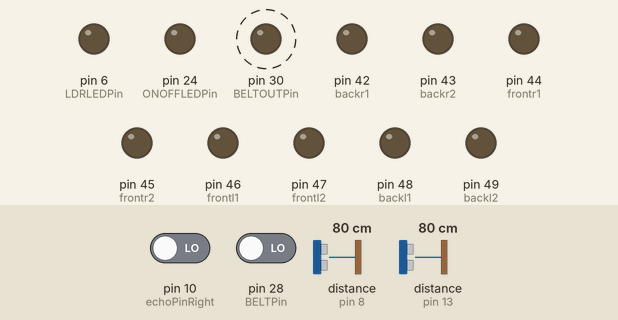
Simulated run of this sketch. Board: Arduino Mega 2560, built with avr-gcc and run on an emulated ATmega2560. Shown: output pins drawn as LEDs (lit = HIGH). Wiring (inferred from the names in the program): ultrasonic range finder: trigger pin 12; echo pin 13. Dashed ring = blinking. The test bench sets the inputs (shaded band); at power-on: distance to the obstacle (sensors on pin 13, pin 8) 80 cm, pin 28 (BELTPin) LOW, pin 10 (echoPinRight) LOW. The echo pulse lasts 58.3 µs per cm; pins used as bus, display or sensor lines are not drawn; what the sketch prints to the serial monitor is not drawn.

Above: at 1.3 s.
1.4 s: distance to the obstacle (sensor on pin 13) set to 2 cm
4.4 s: pin 28 (BELTPin) driven HIGH
At 4.4 s:
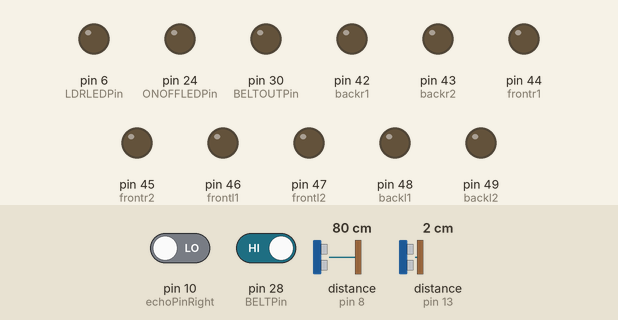
At 5.17 s:
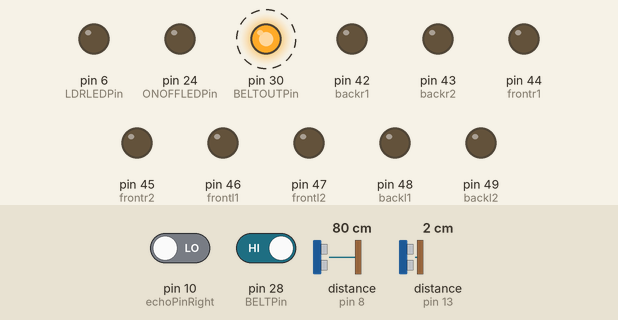
7.4 s: distance to the obstacle (sensor on pin 13) set to 14 cm
10.4 s: distance to the obstacle (sensor on pin 13) set to 18 cm
Timing chart, 0 to 14.4 s (numbered marks = the images above; inputs shaded):
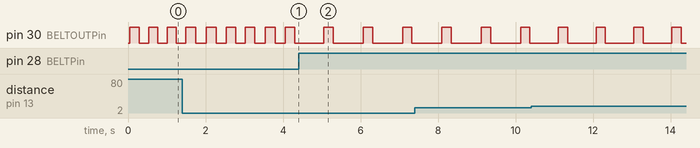

The sketch:

embeddedProject.ino
```cpp
#include <Arduino_FreeRTOS.h>
#include <SPI.h>
#include <MFRC522.h>

//pins
int LDRLEDPin = 6;
int ONOFFPin = 26;
int ONOFFLEDPin = 24;
int BELTPin = 28;
int BELTOUTPin = 30;

//variables
bool dayra = 1;
bool unlocked = 1;
bool beltOn = 0;
bool frontObstacle = 0;


//orientation variables
bool north=true;
bool east = false;
bool west = false;

//turning & motion variables
bool front=true;
bool right= false;
bool left=false;

//H-Bridge variables
#define frontr1 44
#define frontr2 45
#define backr1 42
#define backr2 43
#define frontl1 46
#define frontl2 47
#define backl1 48
#define backl2 49


//Defines RFID
#define SS_PIN 53
#define RST_PIN 5
MFRC522 mfrc522(SS_PIN, RST_PIN);   // Create MFRC522 instance.

//Defines Ultrasonic Sensors
float durationFront, distanceFront, durationRight, distanceRight, durationLeft, distanceLeft;
#define trigPinFront 12
#define echoPinFront 13
#define trigPinRight 11
#define echoPinRight 10
#define trigPinLeft 9
#define echoPinLeft 8


void setup() {
  Serial.begin(9600);
  SPI.begin();

  //pin setup
  pinMode(LDRLEDPin,OUTPUT); // LDR
  pinMode(ONOFFPin,INPUT); // on/off switch
  pinMode(ONOFFLEDPin,OUTPUT); // on/off indicator
  pinMode(BELTPin,INPUT); // belt switch
  pinMode(BELTOUTPin,OUTPUT); // belt indicator

  //H-Bridge
  pinMode(frontr1, OUTPUT);
  pinMode(frontr2, OUTPUT);
  pinMode(backr1, OUTPUT);
  pinMode(backr2, OUTPUT);
  pinMode(frontl1, OUTPUT);
  pinMode(frontl2, OUTPUT);
  pinMode(backl1, OUTPUT);
  pinMode(backl2, OUTPUT);

  //RFID
  mfrc522.PCD_Init();   // Initiate MFRC522

  //Ultrosonic Sensors
  pinMode(trigPinFront, OUTPUT);
  pinMode (echoPinFront, INPUT);

  //task creation
  //why 100? maybe it's not enought to handle the functionality
 // xTaskCreate(LDRTask, "LDR", 100, NULL, 2, NULL); // handles switching the LED on LDR change
  //xTaskCreate(ONOFF, "On/off Switch", 100, NULL, 2, NULL); // handles turning on the car with the start stop switch
  xTaskCreate(Belt, "Belt alarm", 100, NULL, 2, NULL); // handles belt alarm
  xTaskCreate(UltraSonicTask, "ultrasonic sensors", 50, NULL, 2, NULL); // ultrasonic sensor
  //xTaskCreate(MotionTask, "motion  as idle task", 1, NULL, 4, NULL); // motion

  vTaskStartScheduler();

}

void loop() {}

static void Belt(void* vParameters){

//  TichType_t xLastWakeTime;
//  xLastWakeTime = xTastGetTickCount();

  while(1){
    Serial.print("Belt");
    int delay = 500;
    int button = digitalRead(BELTPin);
    if(button == HIGH && !beltOn){
      beltOn = 1;
      digitalWrite(BELTOUTPin, LOW);
    }
    else if(button == HIGH && beltOn){
      beltOn = 0;
    }
    if(!beltOn){
      digitalWrite(BELTOUTPin, HIGH);
      vTaskDelay(250/portTICK_PERIOD_MS);
      digitalWrite(BELTOUTPin, LOW);
      vTaskDelay(125/portTICK_PERIOD_MS);
      delay = 125;
    }
    vTaskDelay(delay/portTICK_PERIOD_MS);
    //maybe we could try delay untill instead as delay untill start the delay from the moment we enter the task
    //however taskDelay start delay from the moment we call it!
    //vTaskDelayUntill(&xLastWakeTime, pdMS_TO_TICKS(1000));
  }
}

static void ONOFF(void* vParameters){
  while(1){
////    // Look for new cards
////    if ( ! mfrc522.PICC_IsNewCardPresent())
////    {
////      goto dest;
////    }
////    // Select one of the cards
////    if ( ! mfrc522.PICC_ReadCardSerial())
////    {
////      goto dest;
////    }
//    //Show UID on serial monitor
//  //Serial.print("UID tag :");
//  String content= "";
//  byte letter;
//  for (byte i = 0; i < mfrc522.uid.size; i++)
//  {
//     //Serial.print(mfrc522.uid.uidByte[i] < 0x10 ? " 0" : " ");
//     //Serial.print(mfrc522.uid.uidByte[i], HEX);
//     content.concat(String(mfrc522.uid.uidByte[i] < 0x10 ? " 0" : " "));
//     content.concat(String(mfrc522.uid.uidByte[i], HEX));
//  }
//  //Serial.println();
//  //Serial.print("Message : ");
//  content.toUpperCase();
//      if (content.substring(1) == "F9 93 B2 8E" || content.substring(1) == "5C 1C EF 17"){
//        unlocked = 1;
//        }
      dest:int button = digitalRead(ONOFFPin);
//    dest:int button = HIGH;
//    //Serial.print(button);
    if(unlocked && button==HIGH && !dayra){
      Serial.print("daret ya seya3");
      dayra = 1;
      digitalWrite(ONOFFLEDPin,HIGH);
    }
    else if(unlocked && button==HIGH && dayra){
      Serial.print("ana matet");
      dayra = 0;
      digitalWrite(ONOFFLEDPin,LOW);
    }
    else if(!unlocked){
      dayra = 0;
      digitalWrite(ONOFFLEDPin,LOW);
    }
    vTaskDelay(500/portTICK_PERIOD_MS);
  }
}


static void LDRTask(void* vParameters){
  while(1){
    int analogValue = analogRead(A0);

    Serial.print("Analog reading = ");
    Serial.print(analogValue);   // the raw analog reading

    // We'll have a few threshholds, qualitatively determined
    if (analogValue < 75) {
      Serial.println(" - Bright");
      digitalWrite(LDRLEDPin,LOW);
    }
    else {
      Serial.println(" - Dark");
      digitalWrite(LDRLEDPin,HIGH);
    }
    vTaskDelay(500/portTICK_PERIOD_MS);
  }
}

static void UltraSonicTask(void* vParameters){
  while(1){
     if(north){
      // Write a pulse to the HC-SR04 Trigger Pin
    digitalWrite(trigPinFront, LOW) ;
    delayMicroseconds(2);
    digitalWrite(trigPinFront, HIGH) ;
    delayMicroseconds(10);
    digitalWrite(trigPinFront, LOW) ;

    // Measure the response from the HC-SR04 Echo Pin
    durationFront = pulseIn(echoPinFront, HIGH) ;
    // Determine distance from duration
    // Use 343 metres per second as speed of sound
    distanceFront = (durationFront / 2) * 0.0343;
    // Send results to Serial Monitor
    Serial.print ("Distance Front Sensor = ");
    if (distanceFront < 15) {
      Serial.println("too close");
      String direction = checkLeftnRight();
      if(direction=="Left"){
        front=false;
        left=true;
      }
      else{
        front=false;
        right=true;
      }
    }
    else {
      Serial.println("ta3ala hatgeebak");
    }

     }
     else if(west){
        digitalWrite(trigPinRight, LOW) ;
        delayMicroseconds(2);
        digitalWrite(trigPinRight, HIGH) ;
        delayMicroseconds(10);
        digitalWrite(trigPinRight, LOW) ;

        // Measure the response from the HC-SR04 Echo Pin
        durationRight = pulseIn(echoPinRight, HIGH) ;
        // Determine distance from duration
        // Use 343 metres per second as speed of sound
        distanceRight = (durationRight / 2) * 0.0343;
        Serial.print(distanceRight);
        // Send results to Serial Monitor
        Serial.print ("Distance Right Sensor = ");
        if (distanceRight <0) {
        Serial.println("kamel kaman");
        }
        else {
          front =false;
          right=true;
        }
     }
     else if(east){
        digitalWrite(trigPinLeft, LOW) ;
        delayMicroseconds(2);
        digitalWrite(trigPinLeft, HIGH) ;
        delayMicroseconds(10);
        digitalWrite(trigPinLeft, LOW) ;

        // Measure the response from the HC-SR04 Echo Pin
        durationLeft = pulseIn(echoPinLeft, HIGH) ;
        // Determine distance from duration
        // Use 343 metres per second as speed of sound
        distanceLeft = (durationLeft / 2) * 0.0343;
        // Send results to Serial Monitor
        Serial.print ("Distance Left Sensor = ");
        if (distanceLeft < 15) {
        Serial.println(distanceLeft);
        }
        else {
          front=false;
          left=true;
        }
     }
    vTaskDelay(500/portTICK_PERIOD_MS);


  }
}

static String checkLeftnRight(){
        digitalWrite(trigPinLeft, LOW) ;
        delayMicroseconds(2);
        digitalWrite(trigPinLeft, HIGH) ;
        delayMicroseconds(10);
        digitalWrite(trigPinLeft, LOW) ;
        durationLeft = pulseIn(echoPinLeft, HIGH) ;
        distanceLeft = (durationLeft / 2) * 0.0343;
        digitalWrite(trigPinRight, LOW) ;
        delayMicroseconds(2);
        digitalWrite(trigPinRight, HIGH) ;
        delayMicroseconds(10);
        digitalWrite(trigPinRight, LOW) ;
        durationRight = pulseIn(echoPinRight, HIGH) ;
        distanceRight = (durationRight / 2) * 0.0343;
        if(distanceRight>distanceLeft){
          return "Right";
        }
        else{
          return "Left";
        }
}
static void MotionTask(void* vParameters){
        while(1){
           if(dayra){
           if(front){
              Serial.print("Going forward");
              digitalWrite(frontr1,0);
              digitalWrite(frontr2,1);
              digitalWrite(backr1,0);
              digitalWrite(backr2,1);
              digitalWrite(frontl1,0);
              digitalWrite(frontl2,1);
              digitalWrite(backl1,0);
              digitalWrite(backl2,1);
              }
              else if(right){
                for(int i=0;i<9750;i++){
              digitalWrite(frontr1,1);
              digitalWrite(frontr2,0);
              digitalWrite(backr1,1);
              digitalWrite(backr2,0);
              digitalWrite(frontl1,0);
              digitalWrite(frontl2,1);
              digitalWrite(backl1,0);
              digitalWrite(backl2,1);
               }
              digitalWrite(frontr1,0);
              digitalWrite(frontr2,0);
              digitalWrite(backr1,0);
              digitalWrite(backr2,0);
              digitalWrite(frontl1,0);
              digitalWrite(frontl2,0);
              digitalWrite(backl1,0);
              digitalWrite(backl2,0);
              right=false;
              front=true;
              if(north){
                north=false;
                east=true;
              }
              else if(west){
                west=false;
                north=true;
              }
              }
              else if(left){
                for(int i=0;i<9750;i++){
               digitalWrite(frontr1,0);
              digitalWrite(frontr2,1);
              digitalWrite(backr1,0);
              digitalWrite(backr2,1);
              digitalWrite(frontl1,1);
              digitalWrite(frontl2,0);
              digitalWrite(backl1,1);
              digitalWrite(backl2,0);
                }
              digitalWrite(frontr1,0);
              digitalWrite(frontr2,0);
              digitalWrite(backr1,0);
              digitalWrite(backr2,0);
              digitalWrite(frontl1,0);
              digitalWrite(frontl2,0);
              digitalWrite(backl1,0);
              digitalWrite(backl2,0);
              left =false;
              front=true;
              if(north){
                north=false;
                west=true;
              }
              else if(east){
                east=false;
                north=true;
              }
              }
          // vTaskDelay(200/portTICK_PERIOD_MS);
        }
        else{
           digitalWrite(frontr1,0);
              digitalWrite(frontr2,0);
              digitalWrite(backr1,0);
              digitalWrite(backr2,0);
              digitalWrite(frontl1,0);
              digitalWrite(frontl2,0);
              digitalWrite(backl1,0);
              digitalWrite(backl2,0);
        }
        }


}
```

Measured:
- after the input at 4.4 s, pin 30 (BELTOUTPin): alternates HIGH for 0.25 s and LOW for 0.77 s, starting after 0.65 s
- by itself, pin 30 (BELTOUTPin): alternates HIGH for 0.25 s and LOW for 0.27 s
